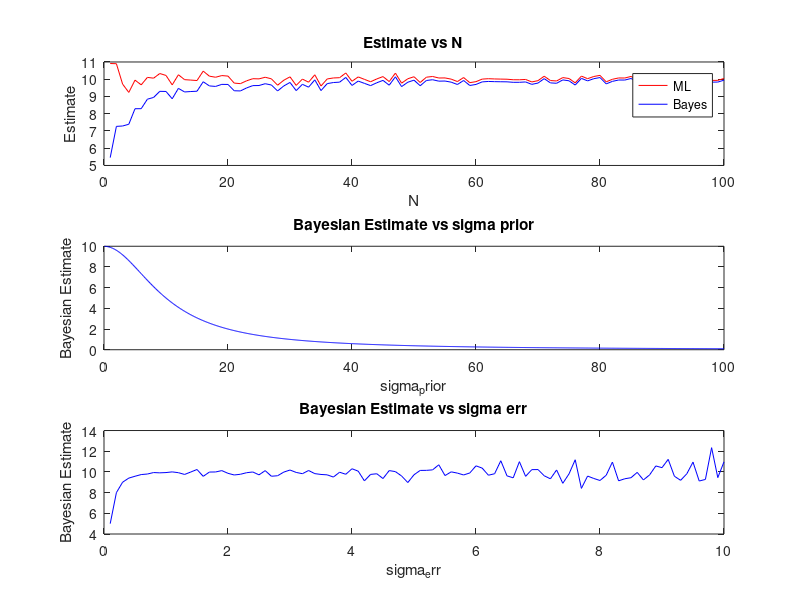

The MATLAB script that drew this image:
theta_true = 10; % true value of theta

% Create a range for values of N
N_values = 1:1:100; % range of N values
% store the estimates in arrays (initialise to 0)
theta_ML_N = zeros(1, length(N_values));
theta_Bayes_N = zeros(1, length(N_values));

% use index because the step size in N is variable
index = 1;

% standard deviation of the noise
sigma_err = 1; 

for N = N_values

    % make noise and signal
    err = sigma_err * randn(N,1);
    y = theta_true + err; 

    % ML is just mean
    theta_ML_N(index) = mean(y);

    % Bayesian estimation with sigma_prior = 1
    sigma_prior = 1;
    theta_Bayes_N(index) = sigma_err^2 / (N*sigma_err^2 + sigma_prior^2) * sum(y);
    
    index = index + 1;
end

% Generate estimates for different sigma_prior
sigma_prior_values = 0.1:0.1:100; % range of sigma_prior values
theta_Bayes_sigma_prior = zeros(1, length(sigma_prior_values)); % array to save Bayesian estimates

% Fix N to 100 for sigma_prior plot
N = 100;
% Generate data
sigma_err = 1; % standard deviation of the noise
err = sigma_err * randn(N,1); % Gaussian noise
y = theta_true + err; % observations

for i = 1:length(sigma_prior_values)
    sigma_prior = sigma_prior_values(i);
    theta_Bayes_sigma_prior(i) = sigma_err^2 / (N*sigma_err^2 + sigma_prior^2) * sum(y);
end

% Generate estimates for different sigma_err
sigma_err_values = 0.1:0.1:10; % range of sigma_err values
theta_Bayes_sigma_err = zeros(1, length(sigma_err_values)); % array to save Bayesian estimates

% Generate data
for i = 1:length(sigma_err_values)
    sigma_err = sigma_err_values(i);
    err = sigma_err * randn(N,1); % Gaussian noise
    y = theta_true + err; % observations

    % Bayesian estimation with sigma_prior = 1
    sigma_prior = 1;
    theta_Bayes_sigma_err(i) = sigma_err^2 / (N*sigma_err^2 + sigma_prior^2) * sum(y);
end

% Plot results
figure;
subplot(3,1,1);
plot(N_values, theta_ML_N, 'r', N_values, theta_Bayes_N, 'b');
xlabel('N');
ylabel('Estimate');
legend('ML', 'Bayes');
title('Estimate vs N');

subplot(3,1,2);
plot(sigma_prior_values, theta_Bayes_sigma_prior, 'b');
xlabel('sigma_prior');
ylabel('Bayesian Estimate');
title('Bayesian Estimate vs sigma prior');

subplot(3,1,3);
plot(sigma_err_values, theta_Bayes_sigma_err, 'b');
xlabel('sigma_err');
ylabel('Bayesian Estimate');
title('Bayesian Estimate vs sigma err');

